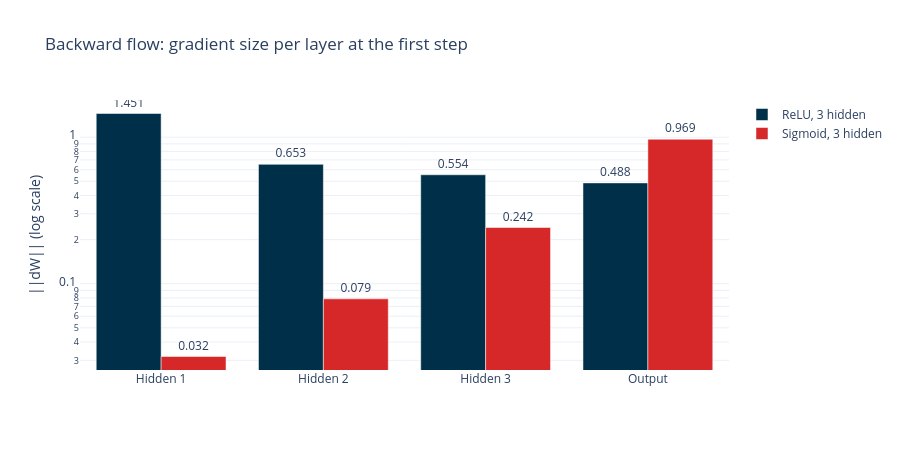

This figure's notebook cell:
### Markdown cell above
#### Backward Flow of Gradients

The size of each layer's gradient, $\lVert dW \rVert$, at the very first step shows how much of the error signal reaches that layer. Gradients flow from the output back to hidden layer 1.

### Code cell
layer_names = ["Hidden 1", "Hidden 2", "Hidden 3", "Output"]
fig = go.Figure()
for name, color in [("ReLU, 3 hidden", "#003049"), ("Sigmoid, 3 hidden", "#D62828")]:
    first_step = runs[name][1]["grad_norms"][0]
    fig.add_trace(go.Bar(x=layer_names, y=first_step, name=name, marker_color=color,
                         text=[f"{v:.3f}" for v in first_step], textposition="outside"))
fig.update_layout(title="Backward flow: gradient size per layer at the first step",
                  yaxis_title="||dW|| (log scale)", yaxis_type="log", barmode="group",
                  template="plotly_white", height=450)
fig.show()

### Figure 1 — Plotly figure (JSON) as saved in the notebook; plotly's stock layout.template omitted (floating-point values rounded to 4 significant figures)
{"data": [{"marker": {"color": "#003049"}, "name": "ReLU, 3 hidden", "text": ["1.451", "0.653", "0.554", "0.488"], "textposition": "outside", "type": "bar", "x": ["Hidden 1", "Hidden 2", "Hidden 3", "Output"], "y": [1.451, 0.6528, 0.5541, 0.4877]}, {"marker": {"color": "#D62828"}, "name": "Sigmoid, 3 hidden", "text": ["0.032", "0.079", "0.242", "0.969"], "textposition": "outside", "type": "bar", "x": ["Hidden 1", "Hidden 2", "Hidden 3", "Output"], "y": [0.03187, 0.07886, 0.2419, 0.9687]}], "layout": {"barmode": "group", "height": 450, "title": {"text": "Backward flow: gradient size per layer at the first step"}, "yaxis": {"title": {"text": "||dW|| (log scale)"}, "type": "log"}}}
